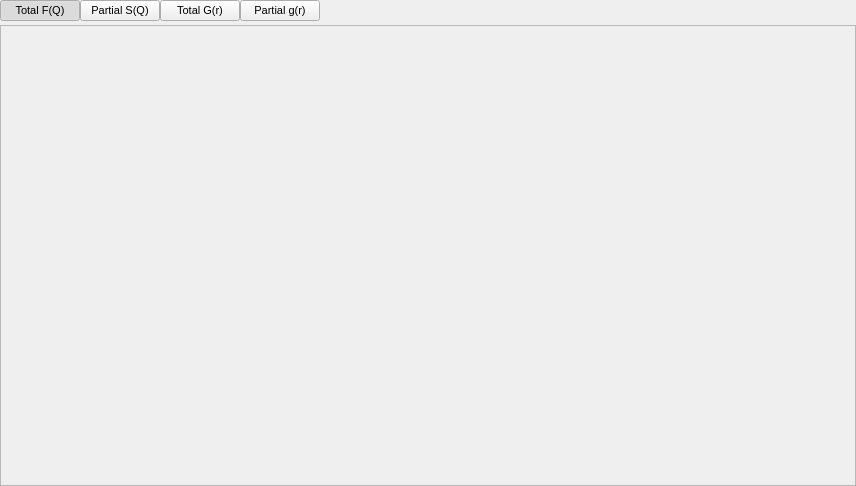
<?xml version="1.0" encoding="UTF-8"?>
<ui version="4.0">
 <class>XRaySQModuleWidget</class>
 <widget class="QWidget" name="XRaySQModuleWidget">
  <property name="geometry">
   <rect>
    <x>0</x>
    <y>0</y>
    <width>856</width>
    <height>486</height>
   </rect>
  </property>
  <property name="sizePolicy">
   <sizepolicy hsizetype="Expanding" vsizetype="Expanding">
    <horstretch>0</horstretch>
    <verstretch>0</verstretch>
   </sizepolicy>
  </property>
  <property name="font">
   <font>
    <pointsize>8</pointsize>
   </font>
  </property>
  <property name="windowTitle">
   <string>XRaySQ Controls</string>
  </property>
  <layout class="QVBoxLayout" name="verticalLayout">
   <property name="spacing">
    <number>4</number>
   </property>
   <property name="leftMargin">
    <number>0</number>
   </property>
   <property name="topMargin">
    <number>0</number>
   </property>
   <property name="rightMargin">
    <number>0</number>
   </property>
   <property name="bottomMargin">
    <number>0</number>
   </property>
   <item>
    <layout class="QHBoxLayout" name="horizontalLayout_3">
     <property name="spacing">
      <number>0</number>
     </property>
     <item>
      <widget class="QPushButton" name="TotalFQButton">
       <property name="toolTip">
        <string>Show the x-ray-weighted total F(Q) formed from the weighted partial S(Q)</string>
       </property>
       <property name="text">
        <string>Total F(Q)</string>
       </property>
       <property name="checkable">
        <bool>true</bool>
       </property>
       <property name="checked">
        <bool>true</bool>
       </property>
       <property name="autoExclusive">
        <bool>true</bool>
       </property>
      </widget>
     </item>
     <item>
      <widget class="QPushButton" name="PartialSQButton">
       <property name="toolTip">
        <string>Show the x-ray-weighted partial S(Q)</string>
       </property>
       <property name="text">
        <string>Partial S(Q)</string>
       </property>
       <property name="checkable">
        <bool>true</bool>
       </property>
       <property name="checked">
        <bool>false</bool>
       </property>
       <property name="autoExclusive">
        <bool>true</bool>
       </property>
      </widget>
     </item>
     <item>
      <widget class="QPushButton" name="TotalGRButton">
       <property name="toolTip">
        <string>Show the total x-ray-weighted G(r) formed from summation of the weighted partial g(r)</string>
       </property>
       <property name="text">
        <string>Total G(r)</string>
       </property>
       <property name="checkable">
        <bool>true</bool>
       </property>
       <property name="checked">
        <bool>false</bool>
       </property>
       <property name="autoExclusive">
        <bool>true</bool>
       </property>
      </widget>
     </item>
     <item>
      <widget class="QPushButton" name="PartialGRButton">
       <property name="toolTip">
        <string>Show the x-ray-weighted partial g(r)</string>
       </property>
       <property name="text">
        <string>Partial g(r)</string>
       </property>
       <property name="checkable">
        <bool>true</bool>
       </property>
       <property name="checked">
        <bool>false</bool>
       </property>
       <property name="autoExclusive">
        <bool>true</bool>
       </property>
      </widget>
     </item>
     <item>
      <spacer name="horizontalSpacer">
       <property name="orientation">
        <enum>Qt::Horizontal</enum>
       </property>
       <property name="sizeHint" stdset="0">
        <size>
         <width>40</width>
         <height>20</height>
        </size>
       </property>
      </spacer>
     </item>
    </layout>
   </item>
   <item>
    <widget class="QFrame" name="PlotFrame">
     <property name="sizePolicy">
      <sizepolicy hsizetype="Expanding" vsizetype="Expanding">
       <horstretch>0</horstretch>
       <verstretch>0</verstretch>
      </sizepolicy>
     </property>
     <property name="acceptDrops">
      <bool>true</bool>
     </property>
     <property name="frameShape">
      <enum>QFrame::StyledPanel</enum>
     </property>
     <property name="frameShadow">
      <enum>QFrame::Sunken</enum>
     </property>
     <layout class="QHBoxLayout" name="horizontalLayout_4">
      <property name="spacing">
       <number>0</number>
      </property>
      <property name="leftMargin">
       <number>0</number>
      </property>
      <property name="topMargin">
       <number>0</number>
      </property>
      <property name="rightMargin">
       <number>0</number>
      </property>
      <property name="bottomMargin">
       <number>0</number>
      </property>
      <item>
       <widget class="DataWidget" name="PlotWidget" native="true"/>
      </item>
     </layout>
    </widget>
   </item>
  </layout>
 </widget>
 <customwidgets>
  <customwidget>
   <class>DataWidget</class>
   <extends>QWidget</extends>
   <header>gui/datawidget.h</header>
   <container>1</container>
  </customwidget>
 </customwidgets>
 <resources>
  <include location="../../../gui/main.qrc"/>
 </resources>
 <connections/>
</ui>
